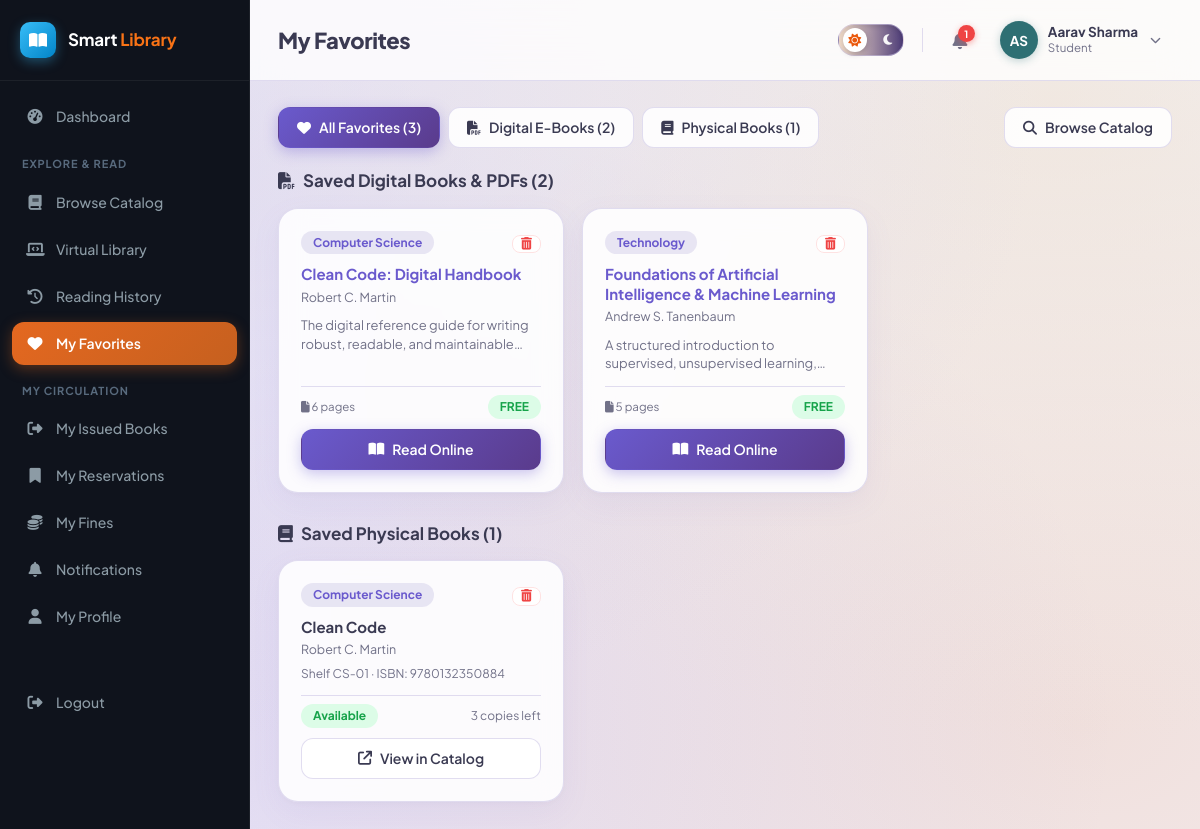
The app's page /student/favorites.php (signed in) with its own data.
### tables this page shows
CREATE TABLE favorites (
    id INT AUTO_INCREMENT PRIMARY KEY,
    student_id INT NOT NULL,
    book_id INT NULL,
    digital_book_id INT NULL,
    created_at TIMESTAMP DEFAULT CURRENT_TIMESTAMP,
    FOREIGN KEY (student_id) REFERENCES students(id) ON DELETE CASCADE,
    FOREIGN KEY (book_id) REFERENCES books(id) ON DELETE CASCADE,
    FOREIGN KEY (digital_book_id) REFERENCES digital_books(id) ON DELETE CASCADE,
    INDEX idx_fav_stu (student_id)
);

CREATE TABLE categories (
    id INT AUTO_INCREMENT PRIMARY KEY,
    name VARCHAR(100) NOT NULL UNIQUE,
    description VARCHAR(255) DEFAULT NULL
);

CREATE TABLE digital_books (
    id INT AUTO_INCREMENT PRIMARY KEY,
    book_id INT NULL,
    title VARCHAR(200) NOT NULL,
    author_id INT NULL,
    author_name VARCHAR(150) NULL,
    category_id INT NULL,
    publisher_id INT NULL,
    isbn VARCHAR(30) NULL,
    ia_id VARCHAR(100) NULL,
    publication_year INT NULL,
    edition VARCHAR(30) DEFAULT '1st',
    language VARCHAR(40) DEFAULT 'English',
    pages INT DEFAULT 10,
    description TEXT NULL,
    cover_image VARCHAR(255) NULL,
    file_path VARCHAR(255) NOT NULL,
    file_format VARCHAR(20) NOT NULL DEFAULT 'PDF',
    file_size_kb INT DEFAULT 0,
    access_type ENUM('free','restricted','open_access') NOT NULL DEFAULT 'free',
    license_info VARCHAR(255) DEFAULT 'Open Educational Resource / Demonstration',
    view_count INT NOT NULL DEFAULT 0,
    read_count INT NOT NULL DEFAULT 0,
    status ENUM('active','inactive') NOT NULL DEFAULT 'active',
    created_at TIMESTAMP DEFAULT CURRENT_TIMESTAMP,
    updated_at TIMESTAMP DEFAULT CURRENT_TIMESTAMP ON UPDATE CURRENT_TIMESTAMP,
    FOREIGN KEY (book_id) REFERENCES books(id) ON DELETE SET NULL,
    FOREIGN KEY (author_id) REFERENCES authors(id) ON DELETE SET NULL,
    FOREIGN KEY (category_id) REFERENCES categories(id) ON DELETE SET NULL,
    FOREIGN KEY (publisher_id) REFERENCES publishers(id) ON DELETE SET NULL,
    INDEX idx_dtitle (title),
    INDEX idx_dcat (category_id),
    INDEX idx_dauthor (author_id),
    INDEX idx_dstatus (status),
    INDEX idx_disbn (isbn),
    INDEX idx_dia (ia_id)
);

CREATE TABLE books (
    id INT AUTO_INCREMENT PRIMARY KEY,
    isbn VARCHAR(30) NOT NULL UNIQUE,
    title VARCHAR(200) NOT NULL,
    author_id INT DEFAULT NULL,
    category_id INT DEFAULT NULL,
    publisher_id INT DEFAULT NULL,
    publication_year YEAR DEFAULT NULL,
    edition VARCHAR(30) DEFAULT NULL,
    language VARCHAR(40) DEFAULT 'English',
    pages INT DEFAULT NULL,
    price DECIMAL(10,2) DEFAULT 0.00,
    shelf_number VARCHAR(30) DEFAULT NULL,
    total_copies INT NOT NULL DEFAULT 1,
    available_copies INT NOT NULL DEFAULT 1,
    description TEXT DEFAULT NULL,
    image VARCHAR(255) DEFAULT NULL,
    status ENUM('active','inactive') NOT NULL DEFAULT 'active',
    created_at TIMESTAMP DEFAULT CURRENT_TIMESTAMP,
    updated_at TIMESTAMP DEFAULT CURRENT_TIMESTAMP ON UPDATE CURRENT_TIMESTAMP,
    FOREIGN KEY (author_id) REFERENCES authors(id) ON DELETE SET NULL,
    FOREIGN KEY (category_id) REFERENCES categories(id) ON DELETE SET NULL,
    FOREIGN KEY (publisher_id) REFERENCES publishers(id) ON DELETE SET NULL,
    INDEX idx_title (title),
    INDEX idx_isbn (isbn)
);

CREATE TABLE authors (
    id INT AUTO_INCREMENT PRIMARY KEY,
    name VARCHAR(150) NOT NULL,
    bio TEXT DEFAULT NULL
);

### student/favorites.php (the view, shortened to what this page needs)
<?php
require_once __DIR__ . '/../includes/functions.php';
require_once __DIR__ . '/../includes/auth-check.php';
$pageTitle = 'My Favorites';
$currentPage = 'favorites.php';
$stu = $pdo->prepare("SELECT id FROM students WHERE user_id = ?");
$stu->execute([$_SESSION['user_id']]);
$studentId = (int)$stu->fetchColumn();
$stmtDig = $pdo->prepare("
    SELECT f.id AS fav_id, f.created_at AS fav_date, db.*,
           c.name AS category_name, COALESCE(a.name, db.author_name) AS author_name
    FROM favorites f
    JOIN digital_books db ON db.id = f.digital_book_id
    LEFT JOIN categories c ON c.id = db.category_id
    LEFT JOIN authors a ON a.id = db.author_id
    WHERE f.student_id = ?
    ORDER BY f.created_at DESC
");
$stmtDig->execute([$studentId]);
$digitalFavs = $stmtDig->fetchAll();
$stmtPhys = $pdo->prepare("
    SELECT f.id AS fav_id, f.created_at AS fav_date, b.*,
           c.name AS category_name, a.name AS author_name
    FROM favorites f
    JOIN books b ON b.id = f.book_id
    LEFT JOIN categories c ON c.id = b.category_id
    LEFT JOIN authors a ON a.id = b.author_id
    WHERE f.student_id = ?
    ORDER BY f.created_at DESC
");
$stmtPhys->execute([$studentId]);
$physicalFavs = $stmtPhys->fetchAll();
$tab = $_GET['tab'] ?? 'all';
include __DIR__ . '/../includes/header.php';
?>
<div class="flex justify-between items-center" style="margin-bottom:20px;">
    <div class="flex gap-2">
        <a href="favorites.php?tab=all" class="btn <?= $tab === 'all' ? 'btn-primary' : 'btn-outline' ?>">
            <i class="fa-solid fa-heart"></i> All Favorites (<?= count($digitalFavs) + count($physicalFavs) ?>)
        </a>
        <a href="favorites.php?tab=digital" class="btn <?= $tab === 'digital' ? 'btn-primary' : 'btn-outline' ?>">
            <i class="fa-solid fa-file-pdf"></i> Digital E-Books (<?= count($digitalFavs) ?>)
        </a>
        <a href="favorites.php?tab=physical" class="btn <?= $tab === 'physical' ? 'btn-primary' : 'btn-outline' ?>">
            <i class="fa-solid fa-book"></i> Physical Books (<?= count($physicalFavs) ?>)
        </a>
    </div>
    <a href="virtual-library.php" class="btn btn-outline"><i class="fa-solid fa-magnifying-glass"></i> Browse Catalog</a>
</div>
<?php if (($tab === 'all' || $tab === 'digital') && !empty($digitalFavs)): ?>
<div style="margin-bottom:28px;">
    <h3 style="font-size:17px; margin-bottom:14px; display:flex; align-items:center; gap:8px;">
        <i class="fa-solid fa-file-pdf text-primary"></i> Saved Digital Books & PDFs (<?= count($digitalFavs) ?>)
    </h3>
    <div class="grid grid-3">
        <?php foreach ($digitalFavs as $b): ?>
            <div class="card" style="display:flex; flex-direction:column; justify-content:space-between;">
                <div>
                    <div class="flex justify-between items-start" style="margin-bottom:10px;">
                        <span class="badge badge-blue"><?= e($b['category_name'] ?: 'General') ?></span>
                        <form method="POST" style="margin:0;">
                            <button type="submit" class="btn btn-sm btn-outline" title="Remove from favorites" style="padding:2px 8px; color:#ef4444; border-color:#fee2e2;">
                                <i class="fa-solid fa-trash-can"></i>
                            </button>
                        </form>
                    </div>
                    <strong style="font-size:15px; display:block; margin-bottom:4px; line-height:1.3;">
                        <a href="read-book.php?id=<?= $b['id'] ?>"><?= e($b['title']) ?></a>
                    </strong>
                    <div class="text-muted" style="font-size:12.5px; margin-bottom:10px;"><?= e($b['author_name']) ?></div>
                    <p class="text-muted" style="font-size:13px; line-height:1.4; margin:0 0 14px 0; overflow:hidden; text-overflow:ellipsis; display:-webkit-box; -webkit-line-clamp:2; -webkit-box-orient:vertical;">
                        <?= e($b['description'] ?: 'Digital book resource.') ?>
                    </p>
                </div>
                <div>
                    <div class="flex justify-between items-center text-muted" style="font-size:11.5px; margin-bottom:10px; border-top:1px solid var(--border); padding-top:8px;">
                        <span><i class="fa-solid fa-file"></i> <?= (int)$b['pages'] ?> pages</span>
                        <span><span class="badge badge-green"><?= strtoupper(e($b['access_type'])) ?></span></span>
                    </div>
                    <a href="read-book.php?id=<?= $b['id'] ?>" class="btn btn-primary" style="width:100%; justify-content:center;">
                        <i class="fa-solid fa-book-open"></i> Read Online
                    </a>
                </div>
            </div>
        <?php endforeach; ?>
    </div>
</div>
<?php endif; ?>
<?php if (($tab === 'all' || $tab === 'physical') && !empty($physicalFavs)): ?>
<div style="margin-bottom:28px;">
    <h3 style="font-size:17px; margin-bottom:14px; display:flex; align-items:center; gap:8px;">
        <i class="fa-solid fa-book text-primary"></i> Saved Physical Books (<?= count($physicalFavs) ?>)
    </h3>
    <div class="grid grid-3">
        <?php foreach ($physicalFavs as $b): ?>
            <div class="card" style="display:flex; flex-direction:column; justify-content:space-between;">
                <div>
                    <div class="flex justify-between items-start" style="margin-bottom:10px;">
                        <span class="badge badge-blue"><?= e($b['category_name'] ?: 'General') ?></span>
                        <form method="POST" style="margin:0;">
                            <button type="submit" class="btn btn-sm btn-outline" title="Remove from favorites" style="padding:2px 8px; color:#ef4444; border-color:#fee2e2;">
                                <i class="fa-solid fa-trash-can"></i>
                            </button>
                        </form>
                    </div>
                    <strong style="font-size:15px; display:block; margin-bottom:4px; line-height:1.3;"><?= e($b['title']) ?></strong>
                    <div class="text-muted" style="font-size:12.5px; margin-bottom:6px;"><?= e($b['author_name']) ?></div>
                    <div class="text-muted" style="font-size:12px; margin-bottom:12px;">Shelf <?= e($b['shelf_number']) ?> &middot; ISBN: <?= e($b['isbn']) ?></div>
                </div>
                <div>
                    <div class="flex justify-between items-center" style="margin-bottom:10px; border-top:1px solid var(--border); padding-top:8px;">
                        <?= statusBadge($b['available_copies'] > 0 ? 'available' : 'issued') ?>
                        <span class="text-muted" style="font-size:12px;"><?= (int)$b['available_copies'] ?> copies left</span>
                    </div>
                    <a href="books.php?q=<?= urlencode($b['title']) ?>" class="btn btn-outline" style="width:100%; justify-content:center;">
                        <i class="fa-solid fa-arrow-up-right-from-square"></i> View in Catalog
                    </a>
                </div>
            </div>
        <?php endforeach; ?>
    </div>
</div>
<?php endif; ?>
<?php include __DIR__ . '/../includes/footer.php'; ?>

### includes/header.php (shortened to what this page needs)
<?php
$bp = basePath();
?>
<!DOCTYPE html>
<html lang="en">
<head>
<link rel="stylesheet" href="https://cdnjs.cloudflare.com/ajax/libs/font-awesome/6.5.1/css/all.min.css">
<link rel="stylesheet" href="<?= $bp ?>/assets/css/style.css?v=<?= @filemtime(__DIR__ . '/../assets/css/style.css') ?: time() ?>">
</head>
<body>
<div class="app-shell">
    <?php include __DIR__ . '/sidebar.php'; ?>
    <div class="main">
        <?php include __DIR__ . '/navbar.php'; ?>
        <div class="content">

### includes/sidebar.php (shortened to what this page needs)
<?php
$role = $_SESSION['role'] ?? '';
$currentPage = $currentPage ?? basename($_SERVER['PHP_SELF']);
$bp = basePath();
$sidebarNavItems = $menus[$role] ?? [];
?>
<aside class="sidebar">
    <div class="brand">
        <div class="brand-logo-icon">
            <i class="fa-solid fa-book-open"></i>
        </div>
        <div class="brand-text">Smart <span>Library</span></div>
    </div>
    <nav>
        <?php foreach ($sidebarNavItems as $item): ?>
            <?php if (isset($item['_section'])): ?>
                <?php if ($item['_section'] !== ''): ?>
                    <div class="nav-section-title"><?= e($item['_section']) ?></div>
                <?php endif; ?>
            <?php else: [$label, $file, $icon] = $item; ?>
                <a class="nav-link <?= $currentPage === $file ? 'active' : '' ?>" href="<?= e($file) ?>">
                    <i class="fa-solid <?= e($icon) ?>"></i> <?= e($label) ?>
                </a>
            <?php endif; ?>
        <?php endforeach; ?>
        <div class="nav-section-title">&nbsp;</div>
        <a class="nav-link" href="<?= $bp ?>/auth/logout.php">
            <i class="fa-solid fa-right-from-bracket"></i> Logout
        </a>
    </nav>
</aside>

### includes/navbar.php (shortened to what this page needs)
<?php
$unreadCount = 0;
if (isset($pdo, $_SESSION['user_id'])) {
    $stmt = $pdo->prepare("SELECT COUNT(*) FROM notifications WHERE user_id = ? AND is_read = 0");
    $stmt->execute([$_SESSION['user_id']]);
    $unreadCount = (int)$stmt->fetchColumn();
}
$initials = '';
foreach (explode(' ', $_SESSION['name'] ?? 'U') as $part) {
    $initials .= strtoupper(substr($part, 0, 1));
}
$initials = substr($initials, 0, 2);
$role = $_SESSION['role'] ?? '';
$notifLink = match($role) {
    'student' => basePath() . '/student/notifications.php',
    default   => '#',
};
$roleSubtitle = match($role) {
    'admin'     => 'Library Owner',
    'librarian' => 'Library Staff',
    'student'   => 'Student',
    default     => ucfirst($role),
};
$displayBadge = $unreadCount > 0 ? ($unreadCount > 9 ? '9+' : $unreadCount) : '3';
?>
<div class="topbar">
    <div class="flex items-center gap-2">
        <div class="page-title"><?= e($pageTitle ?? 'Dashboard') ?></div>
    </div>
    <div class="topbar-right">
        <div class="theme-switch-container">
            <button type="button" class="theme-switch-pill" id="themeToggleBtn" aria-label="Toggle Dark / Light Mode" title="Toggle Dark / Light Mode" onclick="toggleTheme()">
                <span class="theme-switch-track-icon track-moon"><i class="fa-solid fa-moon"></i></span>
                <span class="theme-switch-thumb">
                    <i class="fa-solid fa-sun thumb-icon-sun"></i>
                </span>
            </button>
        </div>
        <a href="<?= e($notifLink) ?>" class="bell" title="Notifications">
            <i class="fa-solid fa-bell"></i>
            <span class="dot"><?= e($displayBadge) ?></span>
        </a>
        <div class="user-dropdown">
            <button type="button" class="user-chip" id="userMenuBtn" onclick="toggleUserDropdown(event)" aria-expanded="false" aria-haspopup="true">
                <div class="avatar"><?= e($initials) ?></div>
                <div class="user-chip-text">
                    <div class="user-chip-name"><?= e($_SESSION['name'] ?? 'Admin') ?></div>
                    <div class="user-chip-role"><?= e($roleSubtitle) ?></div>
                </div>
                <i class="fa-solid fa-chevron-down user-chip-arrow"></i>
            </button>
        </div>
    </div>
</div>

### includes/functions.php (shortened to what this page needs)
<?php
function e($value) {
    return htmlspecialchars($value ?? '', ENT_QUOTES, 'UTF-8');
}
function statusBadge($status) {
    $colors = [
        'active' => 'badge-green', 'available' => 'badge-green', 'paid' => 'badge-green',
        'returned' => 'badge-green', 'completed' => 'badge-green', 'approved' => 'badge-green', 'ready' => 'badge-green',
        'issued' => 'badge-blue', 'pending' => 'badge-yellow', 'partially_paid' => 'badge-yellow',
        'overdue' => 'badge-red', 'unpaid' => 'badge-red', 'inactive' => 'badge-gray', 'cancelled' => 'badge-gray',
        'expired' => 'badge-gray', 'lost' => 'badge-red', 'damaged' => 'badge-red', 'waived' => 'badge-gray',
    ];
    $icons = [
        'unpaid' => 'fa-circle-xmark',
        'pending' => 'fa-clock',
        'paid' => 'fa-circle-check',
        'partially_paid' => 'fa-circle-half-stroke',
        'overdue' => 'fa-triangle-exclamation',
        'waived' => 'fa-ban',
    ];
    $iconHtml = isset($icons[$status]) ? '<i class="fa-solid ' . $icons[$status] . '"></i> ' : '';
    $class = $colors[$status] ?? 'badge-gray';
    $label = match($status) {
        'unpaid' => 'Unpaid',
        'pending' => 'Payment Pending',
        'partially_paid' => 'Partially Paid',
        'paid' => 'Paid',
        'waived' => 'Waived',
        default => ucfirst($status)
    };
    return '<span class="badge ' . $class . '">' . $iconHtml . e($label) . '</span>';
}
function basePath() {
    return '/smart-library';
}

### includes/footer.php (shortened to what this page needs)
        </div>
    </div>
</div>
</body>
</html>

### records on screen
favorites: categories.name "Computer Science", digital_book.title "Clean Code: Digital Handbook", author_name "Robert C. Martin", digital_book.description "The digital reference guide for writing robust, readable, and…", digital_book.pages "6", digital_book.access_type "FREE"
favorites: categories.name "Technology", digital_book.title "Foundations of Artificial Intelligence & Machine Learning", author_name "Andrew S. Tanenbaum", digital_book.description "A structured introduction to supervised, unsupervised…", digital_book.pages "5", digital_book.access_type "FREE"
favorites: categories.name "Computer Science", book.title "Clean Code", authors.name "Robert C. Martin", book.shelf_number "CS-01", book.isbn "9780132350884", book.available_copies "3"

### other values on screen
$label "Dashboard"
$item['_section'] "EXPLORE & READ"
$label "Browse Catalog"
$label "Virtual Library"
$label "Reading History"
$label "My Favorites"
$item['_section'] "MY CIRCULATION"
$label "My Issued Books"
$label "My Reservations"
$label "My Fines"
$label "Notifications"
$label "My Profile"
$pageTitle "My Favorites"
$displayBadge "1"
$initials "AS"
